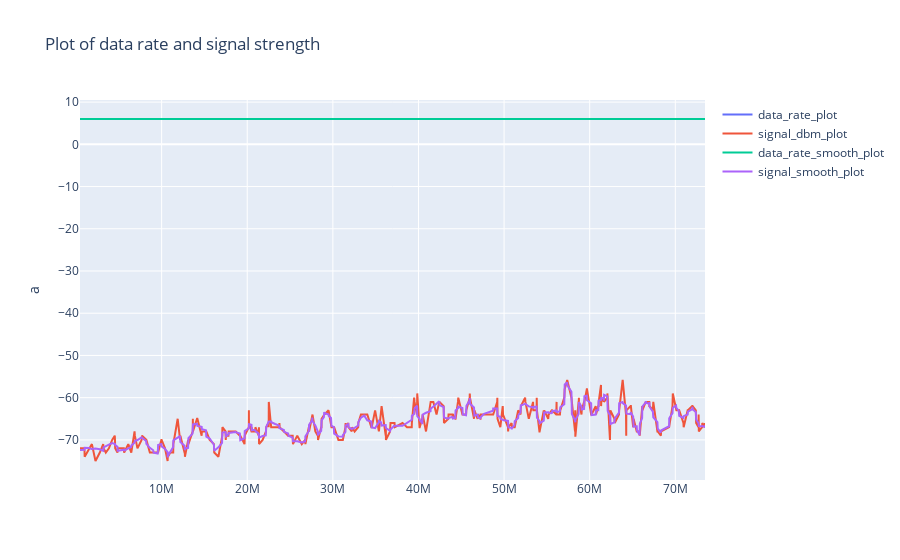

Notebook code for this chart:
### Code cell
fname = 'los_1_iphone_tethering_in_lab'
df = pd.read_csv(fname + ".csv")
df.head(5)


# -------------

# ACCESS_POINT_MAC_ADDR = '00:1f:26:41:f0:00'
# ACCESS_POINT_MAC_ADDR = '3e:d1:9b:c7:a4:de'
# ACCESS_POINT_MAC_ADDR = 'e2:db:d1:d1:b0:4a'

unique_tx = df['tx_addr'].unique()
# print(unique_tx)
print("number of unique MAC addresses in packet capture: ", len(unique_tx))
print("MAC addresses in packet capture per value count:")
print(df.value_counts("tx_addr").to_string())

# -------------------

ACCESS_POINT_MAC_ADDR = 'e6:aa:ea:b7:4a:dd'

# --------------------

# filter by MAC address
pkts_from_ap_df = df[df['tx_addr'] == ACCESS_POINT_MAC_ADDR]
print(pkts_from_ap_df.shape)

# filtering: implement Savitzky-Golay method to preserve spikes and not excessively smooth vizualized patterns
# https://www.mathworks.com/help/curvefit/smoothing-data.html

data_rate_smooth = savgol_filter(pkts_from_ap_df['data_rate'], window_length=11, polyorder=3, mode="nearest")
signal_smooth = savgol_filter(pkts_from_ap_df['signal_dbm'], window_length=11, polyorder=3, mode="nearest")

pkts_from_ap_df.insert(3, "data_rate_smooth", data_rate_smooth, True)
pkts_from_ap_df.insert(7, "signal_smooth", signal_smooth, True)

pkts_from_ap_df.to_csv(fname + '_filtered_by_mac_addr.csv')


# -------------------

# df = file[["data_rate", "signal_dbm"]]
# df.plot(secondary_y = ['data_rate'])

df = pkts_from_ap_df

trace1 = go.Scatter(x=df['timestamp'],
                    y=df['data_rate'],
                    name='data_rate_plot',
                    mode='lines',
                    yaxis='y1')
trace2 = go.Scatter(x=df['timestamp'],
                    y=df['signal_dbm'],
                    name='signal_dbm_plot',
                    mode='lines',
                    yaxis='y1')
trace3 = go.Scatter(x=df['timestamp'],
                    y=df['data_rate_smooth'],
                    name='data_rate_smooth_plot',
                    mode='lines',
                    yaxis='y1')
trace4 = go.Scatter(x=df['timestamp'],
                    y=df['signal_smooth'],
                    name='signal_smooth_plot',
                    mode='lines',
                    yaxis='y1')
# trace3 = go.Bar(x=df['Timestamp'],
#                 y=df['ModelDiff'],
#                 name='Diff',
#                 yaxis='y2'
#                 )
data = [trace1, trace2, trace3, trace4]
layout = go.Layout(title='Plot of data rate and signal strength',
                   yaxis=dict(title='a'),
                   yaxis2=dict(title='b',
                               overlaying='y',
                               side='right'))
fig = go.Figure(data=data, layout=layout)
fig.write_html(fname + ".html")
fig.show()

### Figure 1 — Plotly figure (JSON) as saved in the notebook; plotly's stock layout.template omitted (floating-point values rounded to 4 significant figures; data arrays with more than 128 entries replaced by an {"elided": "..."} marker saying what was removed)
{"data": [{"mode": "lines", "name": "data_rate_plot", "type": "scatter", "x": {"elided": "472 int values"}, "y": {"elided": "472 int values"}, "yaxis": "y"}, {"mode": "lines", "name": "signal_dbm_plot", "type": "scatter", "x": {"elided": "472 int values"}, "y": {"elided": "472 int values"}, "yaxis": "y"}, {"mode": "lines", "name": "data_rate_smooth_plot", "type": "scatter", "x": {"elided": "472 int values"}, "y": {"elided": "472 float values"}, "yaxis": "y"}, {"mode": "lines", "name": "signal_smooth_plot", "type": "scatter", "x": {"elided": "472 int values"}, "y": {"elided": "472 float values"}, "yaxis": "y"}], "layout": {"title": {"text": "Plot of data rate and signal strength"}, "yaxis": {"title": {"text": "a"}}, "yaxis2": {"overlaying": "y", "side": "right", "title": {"text": "b"}}}}
